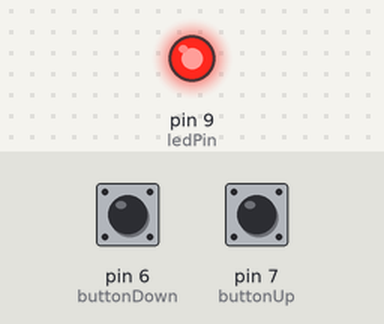
The sketch below on a simulated Arduino Uno, built with avr-gcc and run on an emulated ATmega328P. Parts: output pins drawn as LEDs (lit = HIGH). The inputs (shaded band) are chosen by the test bench; at power-on: pin 7 (buttonUp) HIGH, pin 6 (buttonDown) HIGH.

Above: at 1.2 s.
1.3 s: pin 7 (buttonUp) pulled LOW for 0.15 s
At 2.1 s:
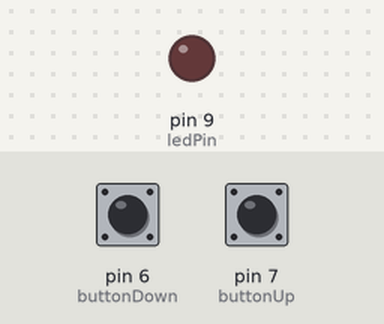
2.9 s: pin 7 (buttonUp) pulled LOW for 1 s
At 4.6 s:
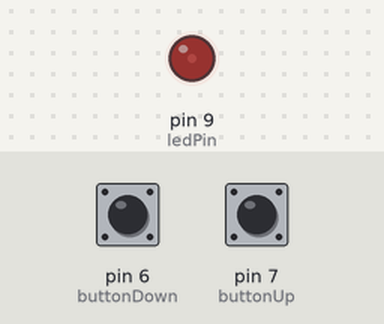
5.4 s: pin 7 (buttonUp) pulled LOW for 0.15 s
At 6.4 s:
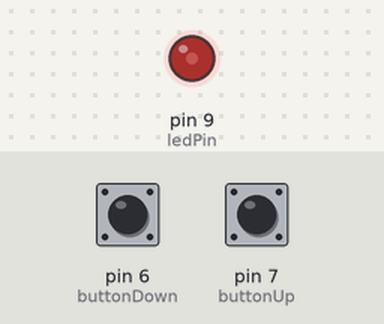
7.0 s: pin 6 (buttonDown) pulled LOW for 0.15 s
At 7.6 s:
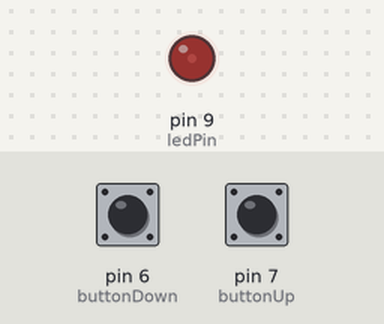
8.6 s: pin 6 (buttonDown) pulled LOW for 1 s
At 10.1 s:
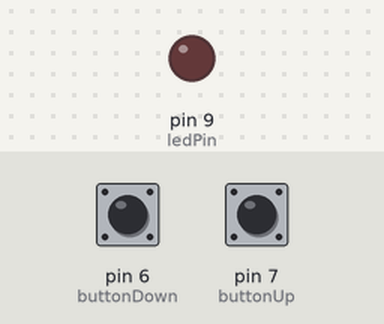
11.1 s: pin 6 (buttonDown) pulsed LOW 5 times (0.12 s each, 0.3 s apart)
At 11.97 s:
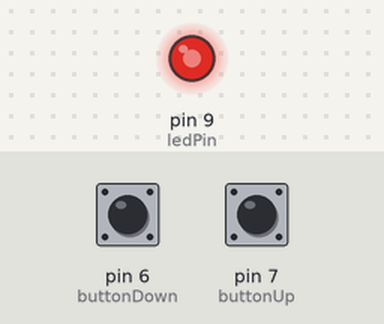
Timing chart, 0 to 14.1 s (numbered marks = the images above; inputs shaded):
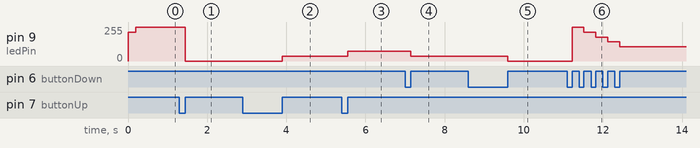

The sketch:

sketch.ino
```cpp
const int ledPin = 9;
const int buttonDown = 6;
const int buttonUp = 7;

int brightnessLevels[] = {0, 36, 72, 108, 144, 180, 216, 255}; // all the brigthness levels
int currentLevel = 7;// starting with full brigyhness
int lastButtonDownState = LOW;
int lastButtonUpState = LOW;

void setup() {
  pinMode(ledPin, OUTPUT);
  pinMode(buttonDown, INPUT);
  pinMode(buttonUp, INPUT);
  analogWrite(ledPin, brightnessLevels[currentLevel]);
}

void loop() {
  int buttonDownState = digitalRead(buttonDown);
  int buttonUpState = digitalRead(buttonUp);

  // Decrease brightness
  if (buttonDownState == HIGH && lastButtonDownState == LOW) {
    currentLevel = currentLevel - 1;
    if (currentLevel < 0) {
      currentLevel = 7; // Go back to max brightness
    }
    analogWrite(ledPin, brightnessLevels[currentLevel]);
    delay(200); // Simple debounce
  }

  // Increase brightness
  if (buttonUpState == HIGH && lastButtonUpState == LOW) {
    currentLevel = currentLevel + 1;
    if (currentLevel > 7) {
      currentLevel = 0; // Go back to OFF
    }
    analogWrite(ledPin, brightnessLevels[currentLevel]);
    delay(200); // Simple debounce
  }

  lastButtonDownState = buttonDownState;
  lastButtonUpState = buttonUpState;
}
```

Measured:
- after the input at 1.3 s, pin 9 (ledPin): 255/255 → 0/255 after 0.15 s
- after the input at 2.9 s, pin 9 (ledPin): 0/255 → 36/255 after 1.0 s
- after the input at 5.4 s, pin 9 (ledPin): 36/255 → 72/255 after 0.15 s
- after the input at 7.0 s, pin 9 (ledPin): 72/255 → 36/255 after 0.15 s
- after the input at 8.6 s, pin 9 (ledPin): 36/255 → 0/255 after 1.0 s
- after the input at 11.1 s, pin 9 (ledPin): 0/255 → 255/255 after 0.12 s, → 216/255 0.30 s later, → 180/255 0.30 s later, → 144/255 0.30 s later, … (5 changes in this stretch)
